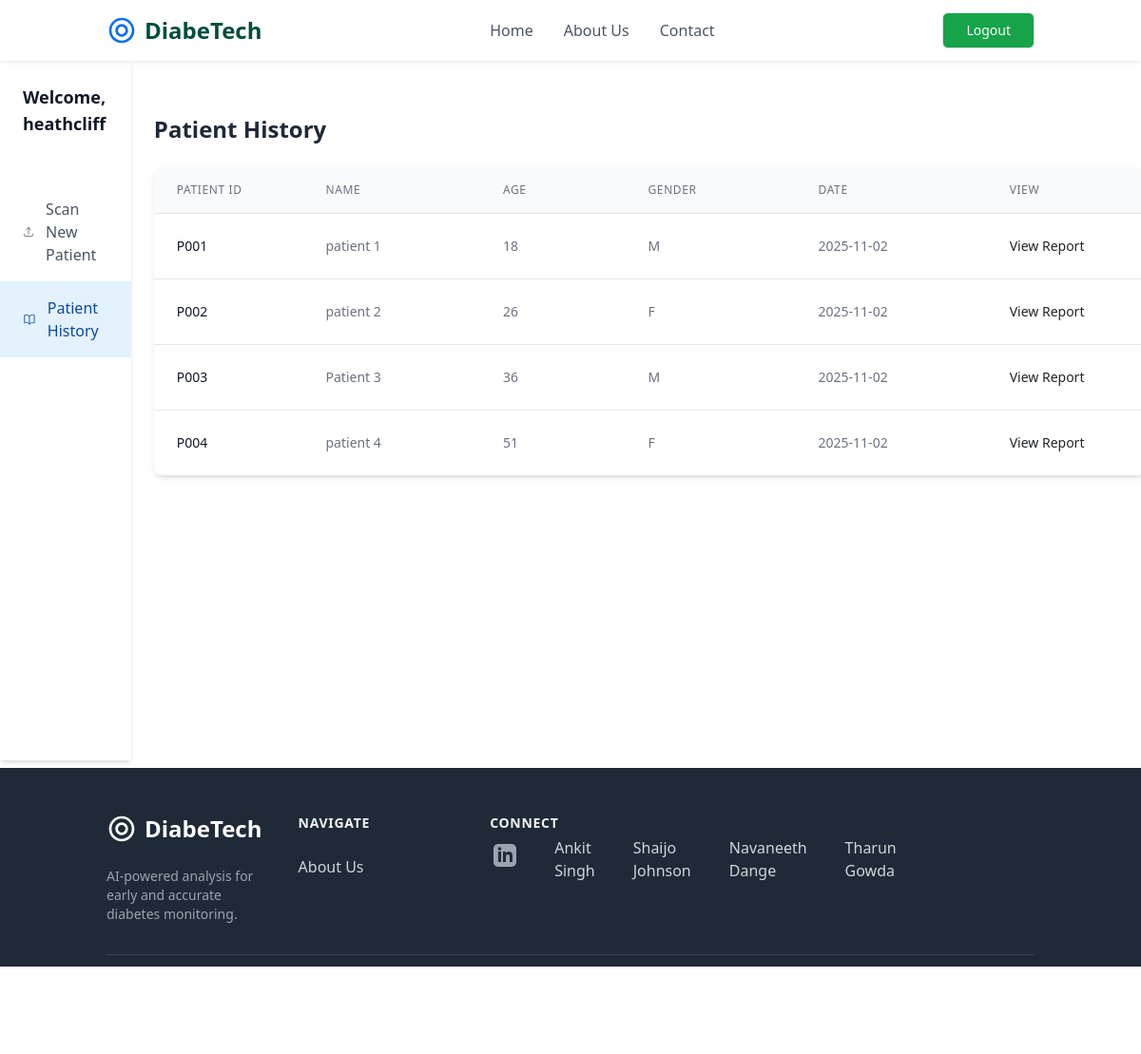
The page /patienthistory (signed in) on the database its author committed.
### retinopathy/modules.py (models this page shows, shortened)
class User(db.Model, UserMixin):
    id = db.Column(db.Integer, primary_key = True)
    username = db.Column(db.String(20), unique = True, nullable = False)
    email = db.Column(db.String(120), unique = True, nullable = False)
    password = db.Column(db.String(60), nullable = False)
    patients = db.relationship('Patient', backref = 'doctor', lazy = True)

class Patient(db.Model):
    patient_id = db.Column(db.String(20), unique = True, nullable = False, primary_key = True)
    name = db.Column(db.String(100), nullable = False)
    age = db.Column(db.Integer, nullable = False)
    sex = db.Column(db.String(10), nullable = False)
    RightEye_image_file = db.Column(db.String(100), nullable = False, default = 'default.jpg')
    LeftEye_image_file = db.Column(db.String(100), nullable = False, default = 'default.jpg')
    RightEye_diagnosis = db.Column(db.String(200), nullable = False)
    LeftEye_diagnosis = db.Column(db.String(200), nullable = False)
    date_uploaded = db.Column(db.DateTime, nullable = False, default = datetime.utcnow)
    user_id = db.Column(db.Integer, db.ForeignKey('user.id'), nullable = False)
    processed_RightEye_image_file = db.Column(db.String(100), nullable = True)
    processed_LeftEye_image_file = db.Column(db.String(100), nullable = True)
    RightEye_prediction = db.Column(db.Integer, nullable = True)
    LeftEye_prediction = db.Column(db.Integer, nullable = True)

### retinopathy/routes.py (the view)
@app.route('/patienthistory')
@login_required
def patient_history():
    patients = Patient.query.filter_by(user_id=current_user.id).all()
    return render_template('patienthistory.html', patients=patients)

### retinopathy/modules.py (called while the page is built)
@login_manager.user_loader
def load_user(user_id):
    return User.query.get(int(user_id))

### retinopathy/templates/patienthistory.html (shortened to what this page needs)
{% extends "layout.html" %}
{% block content %}
<div class="flex h-screen" style="height: calc(100vh - 64px);">
            <aside class="w-64 bg-white shadow-md hidden md:block">
                <div class="py-4 px-6">
                    <h2 class="text-lg font-semibold text-gray-900">Welcome, {{ current_user.username }}</h2>
                </div>
                <nav class="mt-6">
                    <a href="{{ url_for('analyze_image') }}" data-page="scan-patient" class="flex items-center px-6 py-3 text-gray-600 hover:bg-gray-100">
                        <svg class="h-6 w-6" xmlns="http://www.w3.org/2000/svg" fill="none" viewBox="0 0 24 24" stroke-width="1.5" stroke="currentColor"><path stroke-linecap="round" stroke-linejoin="round" d="M3 16.5v2.25A2.25 2.25 0 005.25 21h13.5A2.25 2.25 0 0021 18.75V16.5m-13.5-9L12 3m0 0l4.5 4.5M12 3v13.5" /></svg>
                        <span class="ml-3">Scan New Patient</span>
                    </a>
                    <a href="{{ url_for('patient_history') }}" data-page="patient-list" class="flex items-center px-6 py-3 bg-secondary-light text-secondary-dark font-medium">
                        <span class="ml-3">Patient History</span>
                    </a>
                </nav>
            </aside>
<div class="p-4 md:p-8">
    <main>
        <div class="mt-8">
            <h2 class="text-2xl font-semibold text-gray-800 mb-4">Patient History</h2>
                <div class="mt-6 bg-white shadow-md rounded-lg overflow-hidden">
                    <table class="min-w-max divide-y divide-gray-200">
                        <thead class="bg-gray-50">
                            <tr>
                                <th scope="col" class="px-6 py-3 text-left text-xs font-medium text-gray-500 uppercase tracking-wider">Patient ID</th>
                                <th scope="col" class="px-16 py-3 text-left text-xs font-medium text-gray-500 uppercase tracking-wider">Name</th>
                                <th scope="col" class="px-16 py-3 text-left text-xs font-medium text-gray-500 uppercase tracking-wider">Age</th>
                                <th scope="col" class="px-16 py-3 text-left text-xs font-medium text-gray-500 uppercase tracking-wider">Gender</th>
                                <th scope="col" class="px-16 py-3 text-left text-xs font-medium text-gray-500 uppercase tracking-wider">Date</th>
                                <th scope="col" class="px-16 py-3 text-left text-xs font-medium text-gray-500 uppercase tracking-wider">View</th>
                            </tr>
                        </thead>
                        <tbody class="bg-white divide-y divide-gray-200">
                        {% for patient in patients %}
                            <tr>
                                <td class="px-6 py-4 whitespace-nowrap text-sm font-medium text-gray-900">{{ patient.patient_id }}</td>
                                <td class="px-16 py-4 whitespace-nowrap text-sm text-gray-500">{{ patient.name }}</td>
                                <td class="px-16 py-4 whitespace-nowrap text-sm text-gray-500">{{ patient.age }}</td>
                                <td class="px-16 py-4 whitespace-nowrap text-sm text-gray-500">{{ patient.sex }}</td>
                                <td class="px-16 py-4 whitespace-nowrap text-sm text-gray-500">{{ patient.date_uploaded.strftime('%Y-%m-%d') }}
                                <td class="px-16 py-4 whitespace-nowrap text-right text-sm font-medium">
                                    <a href="{{ url_for('patient_report', patient_id=patient.patient_id) }}" class="text-secondary-DEFAULT hover:text-secondary-dark">View Report</a>
                                </td>
                            </tr>
                        {% endfor %}
                        </tbody>
                    </table>
                </div>
            </div>
        </main>
    </div>
{% endblock content %}

### retinopathy/templates/layout.html (shortened to what this page needs)
<!DOCTYPE html>
<html lang="en">
<head>
    <script src="https://cdn.tailwindcss.com"></script>
    <link href="https://cdn.jsdelivr.net/npm/bootstrap@5.1.3/dist/css/bootstrap.min.css" rel="stylesheet">
</head>
<body>
        <header class="bg-white shadow-sm sticky top-0 z-50">
            <nav class="container mx-auto px-4 sm:px-6 lg:px-8">
                <div class="flex justify-between items-center h-16">
                    <a href="{{ url_for('home') }}" data-page="home" class="flex-shrink-0 flex items-center">
                        <span class="ml-2 text-2xl font-bold text-primary-dark">DiabeTech</span>
                    </a>
                    <div class="hidden md:flex md:items-center md:space-x-8">
                        <a href="{{ url_for('home') }}" data-page="home" class="font-medium text-gray-600 hover:text-primary transition">Home</a>
                        <a href="{{ url_for('about') }}" data-page="about" class="font-medium text-gray-600 hover:text-primary transition">About Us</a>
                        <a href="#main-footer" data-page="contact" class="font-medium text-gray-600 hover:text-primary transition">Contact</a>
                    </div>
                     {% if not current_user.is_authenticated %}
                     <div class="flex  justify-center gap-10 ">
                        <a href="{{ url_for('login') }}" data-page="patient-list" class="hidden md:inline-flex px-4 py-2 border border-transparent text-sm font-medium rounded-md text-white bg-green-600 hover:bg-green-900 transition hover:scale-105">
                            Login
                        </a>
                        <a href="{{ url_for('register') }}" data-page="patient-list" class="hidden md:inline-flex px-4 py-2 border border-transparent text-sm font-medium rounded-md text-white bg-green-600 hover:bg-green-900 transition hover:scale-105">
                             Register
                        </a>
                    </div>
                    {% else %}
                        <a href="{{ url_for('logout') }}" class="hidden md:inline-flex items-center px-4 py-2 border border-transparent text-sm font-medium rounded-md text-white bg-green-600 hover:bg-green-900 transition hover:scale-105">
                            Logout
                        </a>
                    {% endif %}
            </nav>
        </header>
        <main>
            {% block content %}{% endblock %}
        </main>
        <footer id="main-footer" class="bg-gray-800 text-gray-300 mt-2">
            <div class="container mx-auto px-4 sm:px-6 lg:px-8 py-12">
                <div class="grid grid-cols-2 md:grid-cols-4 lg:grid-cols-5 gap-8">
                    <div class="col-span-2 lg:col-span-1">
                        <div class="flex items-center">
                            <span class="ml-2 text-2xl font-bold text-white">DiabeTech</span>
                        </div>
                        <p class="mt-4 text-sm text-gray-400">AI-powered analysis for early and accurate diabetes monitoring.</p>
                    </div>
                    <div>
                        <h3 class="text-sm font-semibold text-gray-100 tracking-wider uppercase">Navigate</h3>
                        <ul class="mt-4 space-y-2">
                            <li><a href="{{ url_for('about') }}" data-page="about" class="text-base text-gray-300 hover:text-white">About Us</a></li>
                    </div>
                    <div>
                        <h3 class="text-sm font-semibold text-gray-100 tracking-wider uppercase">Connect</h3>
                        <div class="flex gap-10 mt-1 pl-1 ">
                            <a class="text-gray-400 hover:text-white">
                                <a href="https://www.linkedin.com/in/ankit-singh-a16a51334?utm_source=share&utm_campaign=share_via&utm_content=profile&utm_medium=android_app" class="block">Ankit Singh</a>
                                <a href="https://www.linkedin.com/in/shaijo-johnson-698a42334?utm_source=share&utm_campaign=share_via&utm_content=profile&utm_medium=android_app" class="block">Shaijo Johnson</a>
                                <a href="https://www.linkedin.com/in/h-navaneeth-dange-7b820b330?utm_source=share&utm_campaign=share_via&utm_content=profile&utm_medium=android_app" class="block">Navaneeth Dange</a>
                                <a href="https://www.linkedin.com/in/tharun-944249366?utm_source=share&utm_campaign=share_via&utm_content=profile&utm_medium=android_app" class="block">Tharun Gowda</a>
                            </a>
                        </div>
                    </div>
                </div>
                <div class="mt-8 border-t border-gray-700 pt-8 text-center">
                    <p class="text-base text-gray-400">&copy; 2025 DiabeTech. All rights reserved.</p>
                </div>
            </div>
        </footer>
    </body>

### rows shown on the page
User: username "heathcliff"
Patient: patient_id "P001", name "patient 1", age "18", sex "M", date_uploaded "2025-11-02"
Patient: patient_id "P002", name "patient 2", age "26", sex "F", date_uploaded "2025-11-02"
Patient: patient_id "P003", name "Patient 3", age "36", sex "M", date_uploaded "2025-11-02"
Patient: patient_id "P004", name "patient 4", age "51", sex "F", date_uploaded "2025-11-02"
